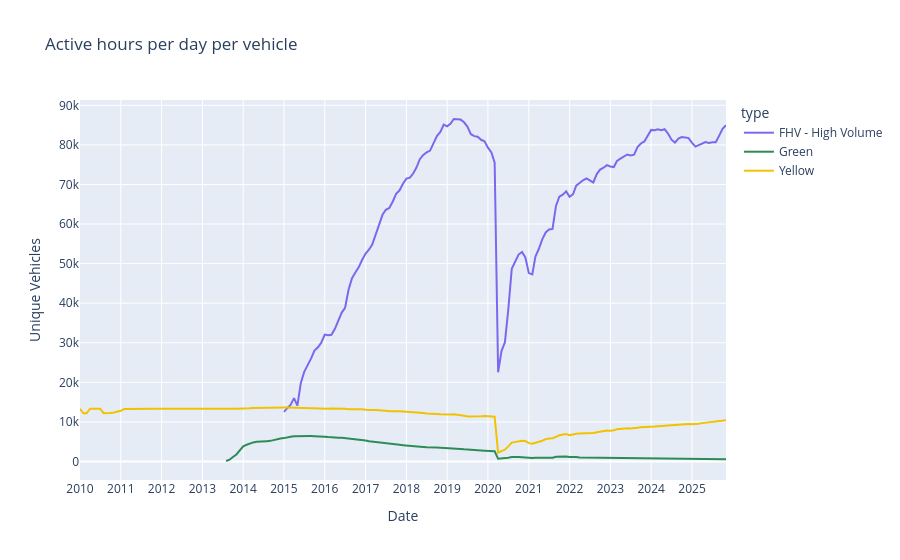

Source (notebook cell):
### Code cell
# Trip-in-progress hours per day per vehicle
res2 = con.execute(f"""
    SELECT
    CAST(strptime("Month/Year" || '-01', '%Y-%m-%d') AS DATE) AS month_year_date,
    try_cast(replace("Unique Vehicles", ',', '') AS BIGINT) AS unique_vehicles,
    "License Class" as type
    FROM '{path_agg_data}'
    WHERE "License Class" IN ('Yellow', 'Green', 'FHV - High Volume')    
    ORDER BY month_year_date DESC;

""").pl()

fig = px.line(
    res2,
    x="month_year_date",
    y="unique_vehicles",
    color="type",
    title="Active hours per day per vehicle",
    color_discrete_map=color_map,
)

fig.update_xaxes(dtick="M12", tickformat="%Y")

fig.update_traces(
    hovertemplate="Date: %{x|%b %Y}<br>Unique Vehicles: %{y}<extra>%{fullData.name}</extra>"
)

fig.update_layout(
    xaxis_title="Date",
    yaxis_title="Unique Vehicles",
)

fig.show()

### Figure 1 — Plotly figure (JSON) as saved in the notebook; plotly's stock layout.template omitted (floating-point values rounded to 4 significant figures; data arrays with more than 128 entries replaced by an {"elided": "..."} marker saying what was removed)
{"data": [{"hovertemplate": "Date: %{x|%b %Y}<br>Unique Vehicles: %{y}<extra>%{fullData.name}</extra>", "legendgroup": "FHV - High Volume", "line": {"color": "#7B68EE", "dash": "solid"}, "marker": {"symbol": "circle"}, "mode": "lines", "name": "FHV - High Volume", "orientation": "v", "showlegend": true, "type": "scatter", "x": {"elided": "131 str values"}, "xaxis": "x", "y": {"elided": "131 int values"}, "yaxis": "y"}, {"hovertemplate": "Date: %{x|%b %Y}<br>Unique Vehicles: %{y}<extra>%{fullData.name}</extra>", "legendgroup": "Green", "line": {"color": "#2E8B57", "dash": "solid"}, "marker": {"symbol": "circle"}, "mode": "lines", "name": "Green", "orientation": "v", "showlegend": true, "type": "scatter", "x": {"elided": "148 str values"}, "xaxis": "x", "y": {"elided": "148 int values"}, "yaxis": "y"}, {"hovertemplate": "Date: %{x|%b %Y}<br>Unique Vehicles: %{y}<extra>%{fullData.name}</extra>", "legendgroup": "Yellow", "line": {"color": "#F2C200", "dash": "solid"}, "marker": {"symbol": "circle"}, "mode": "lines", "name": "Yellow", "orientation": "v", "showlegend": true, "type": "scatter", "x": {"elided": "191 str values"}, "xaxis": "x", "y": {"elided": "191 int values"}, "yaxis": "y"}], "layout": {"legend": {"title": {"text": "type"}, "tracegroupgap": 0}, "title": {"text": "Active hours per day per vehicle"}, "xaxis": {"anchor": "y", "domain": [0, 1], "dtick": "M12", "tickformat": "%Y", "title": {"text": "Date"}}, "yaxis": {"anchor": "x", "domain": [0, 1], "title": {"text": "Unique Vehicles"}}}}
